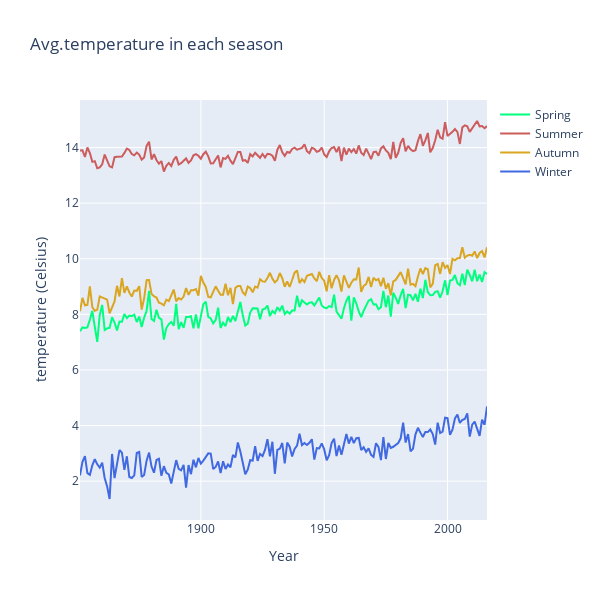

The code cell stored with this chart in its notebook:
### Code cell
fig=px.line(season.resample('Y').mean(), y=['Spring','Summer','Autumn','Winter'],
            title='Avg.temperature in each season',
            width= 600,
            height= 600,
            labels = {'variable': '',
                      'value':'temperature (Celsius)',
                      'dt':'Year'},
           color_discrete_map = {'Spring':'springgreen',
                                 'Summer':'indianred', 
                                 'Autumn':'goldenrod', 
                                 'Winter':'royalblue'})

fig.show()

### Figure 1 — Plotly figure (JSON) as saved in the notebook; plotly's stock layout.template omitted (floating-point values rounded to 4 significant figures; data arrays with more than 128 entries replaced by an {"elided": "..."} marker saying what was removed)
{"data": [{"hovertemplate": "=Spring<br>Year=%{x}<br>temperature (Celsius)=%{y}<extra></extra>", "legendgroup": "Spring", "line": {"color": "springgreen", "dash": "solid"}, "marker": {"symbol": "circle"}, "mode": "lines", "name": "Spring", "orientation": "v", "showlegend": true, "type": "scatter", "x": {"elided": "166 str values"}, "xaxis": "x", "y": {"elided": "166 float values"}, "yaxis": "y"}, {"hovertemplate": "=Summer<br>Year=%{x}<br>temperature (Celsius)=%{y}<extra></extra>", "legendgroup": "Summer", "line": {"color": "indianred", "dash": "solid"}, "marker": {"symbol": "circle"}, "mode": "lines", "name": "Summer", "orientation": "v", "showlegend": true, "type": "scatter", "x": {"elided": "166 str values"}, "xaxis": "x", "y": {"elided": "166 float values"}, "yaxis": "y"}, {"hovertemplate": "=Autumn<br>Year=%{x}<br>temperature (Celsius)=%{y}<extra></extra>", "legendgroup": "Autumn", "line": {"color": "goldenrod", "dash": "solid"}, "marker": {"symbol": "circle"}, "mode": "lines", "name": "Autumn", "orientation": "v", "showlegend": true, "type": "scatter", "x": {"elided": "166 str values"}, "xaxis": "x", "y": {"elided": "166 float values"}, "yaxis": "y"}, {"hovertemplate": "=Winter<br>Year=%{x}<br>temperature (Celsius)=%{y}<extra></extra>", "legendgroup": "Winter", "line": {"color": "royalblue", "dash": "solid"}, "marker": {"symbol": "circle"}, "mode": "lines", "name": "Winter", "orientation": "v", "showlegend": true, "type": "scatter", "x": {"elided": "166 str values"}, "xaxis": "x", "y": {"elided": "166 float values"}, "yaxis": "y"}], "layout": {"height": 600, "legend": {"title": {"text": ""}, "tracegroupgap": 0}, "title": {"text": "Avg.temperature in each season"}, "width": 600, "xaxis": {"anchor": "y", "domain": [0, 1], "title": {"text": "Year"}}, "yaxis": {"anchor": "x", "domain": [0, 1], "title": {"text": "temperature (Celsius)"}}}}
